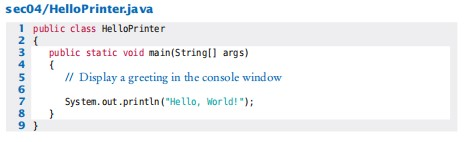
%> input picture Semester_3/PEMROGRAMAN_DASAR2/gambar/gambar3.jpg, 472 x 142 px
$ octave Praktikum1.m   (GNU Octave 9; MATLAB toolbox functions it lacks are replaced by stand-ins)
%> lines starting %> are read from the running program, lines starting %| are printed output that depends on the picture
foto = imread('C:/gambar/gambar3.jpg');
%> foto is the input picture: size 142x472x3 uint8; mean R, G, B 242.5, 243.9, 245.5
R = foto(:,:,1);
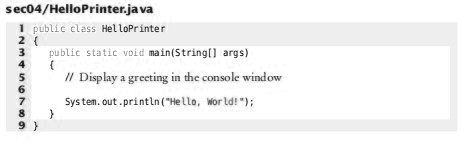
%> R: size 142x472 uint8; min 4, max 255, mean 242.5
G = foto(:,:,2);
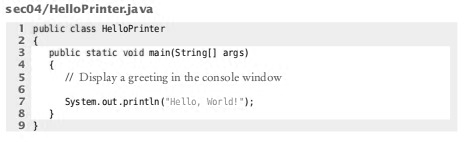
%> G: size 142x472 uint8; min 35, max 255, mean 243.9
B = foto(:,:,3);
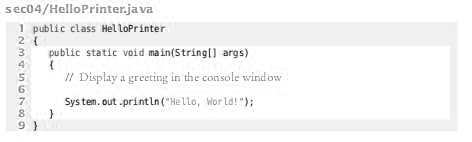
%> B: size 142x472 uint8; min 29, max 255, mean 245.5
Grayscale = (0.3*R) + (0.59*G) + (0.11*B);

for i = 2:2length(Grayscale)
  for j = 2:2:length(Grayscale)
    if (Grayscale(i,j) < 128)
      Grayscale(i,j) = 0;
     elseif (Grayscale(i,j) >= 128)
      Grayscale(i,j) = 255;
    endif
  endfor
endfor
%> Grayscale: size 142x472 uint8; min 36, max 255, mean 243.5; mean of the top-left, top-right, bottom-left and bottom-right quarters 233.7, 248.7, 241.2, 250.4

subplot(1,2,1), imshow(foto);
subplot(1,2,2), imshow(Grayscale);


red = cat(3, R, G*0, B*0);
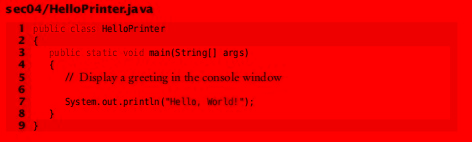
%> red: size 142x472x3 uint8; mean R, G, B 242.5, 0, 0
green = cat(3,R*0, G, B*0);
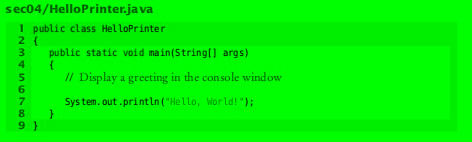
%> green: size 142x472x3 uint8; mean R, G, B 0, 243.9, 0
blue = cat(3, R*0, G*0, B);
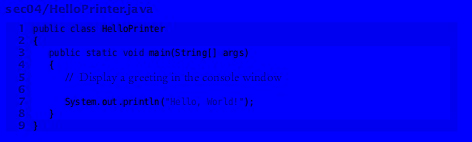
%> blue: size 142x472x3 uint8; mean R, G, B 0, 0, 245.5
#subplot(1,4,1); imshow(foto);
#subplot(1,4,2); imshow(red);
#subplot(1,4,3); imshow(green);
#subplot(1,4,4); imshow(blue);

#subplot(2,3,1); imshow(red);
#subplot(2,3,2); imshow(green);
#subplot(2,3,3); imshow(blue);

$ run again, with Semester_3/PEMROGRAMAN_DASAR2/gambar/gambar1.jpg copied over Semester_3/PEMROGRAMAN_DASAR2/gambar/gambar3.jpg
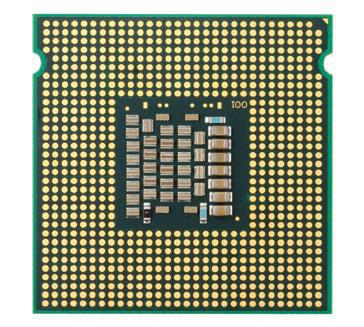
%> input picture Semester_3/PEMROGRAMAN_DASAR2/gambar/gambar1.jpg, 364 x 327 px
%> foto is the input picture: size 327x364x3 uint8; mean R, G, B 148.4, 153.3, 129.5
%> `green = cat(3,R*0, G, B*0);`:
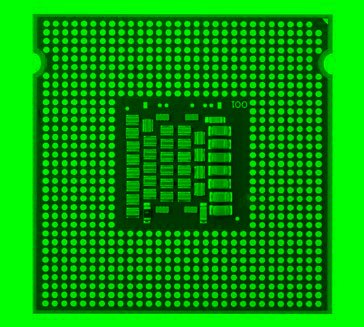
%> green: size 327x364x3 uint8; mean R, G, B 0, 153.3, 0
%> `blue = cat(3, R*0, G*0, B);`:
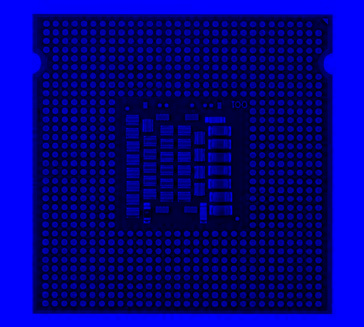
%> blue: size 327x364x3 uint8; mean R, G, B 0, 0, 129.5

$ run again, with Semester_3/PEMROGRAMAN_DASAR2/gambar/gambar4.jpg copied over Semester_3/PEMROGRAMAN_DASAR2/gambar/gambar3.jpg
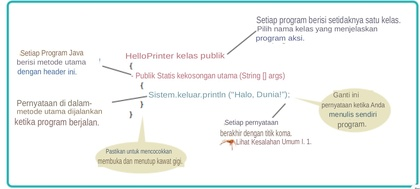
%> input picture Semester_3/PEMROGRAMAN_DASAR2/gambar/gambar4.jpg, 420 x 189 px, shrunk from 1637 x 736 before the run
%> foto is the input picture: size 189x420x3 uint8; mean R, G, B 241, 244.7, 242.8
%> after the loop `for i = 2:2length(Grayscale)`:
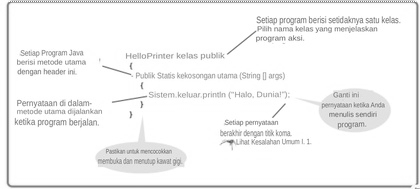
%> Grayscale: size 189x420 uint8; min 88, max 255, mean 243.7
%> `blue = cat(3, R*0, G*0, B);`:
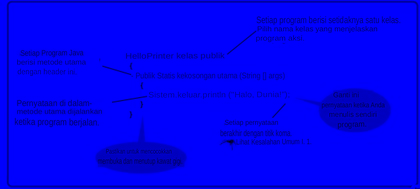
%> blue: size 189x420x3 uint8; mean R, G, B 0, 0, 242.8

$ run again, with Semester_3/PEMROGRAMAN_DASAR2/gambar/gambar5.jpg copied over Semester_3/PEMROGRAMAN_DASAR2/gambar/gambar3.jpg
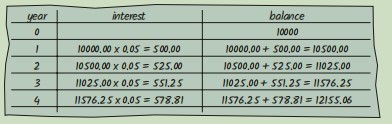
%> input picture Semester_3/PEMROGRAMAN_DASAR2/gambar/gambar5.jpg, 392 x 124 px
%> foto is the input picture: size 124x392x3 uint8; mean R, G, B 167.9, 183.6, 168.8
%> after the loop `for i = 2:2length(Grayscale)`:
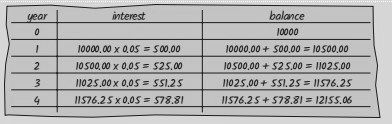
%> Grayscale: size 124x392 uint8; min 15, max 255, mean 177.6
%> `blue = cat(3, R*0, G*0, B);`:
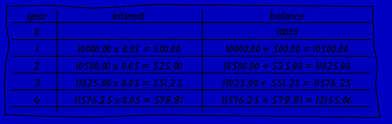
%> blue: size 124x392x3 uint8; mean R, G, B 0, 0, 168.8
